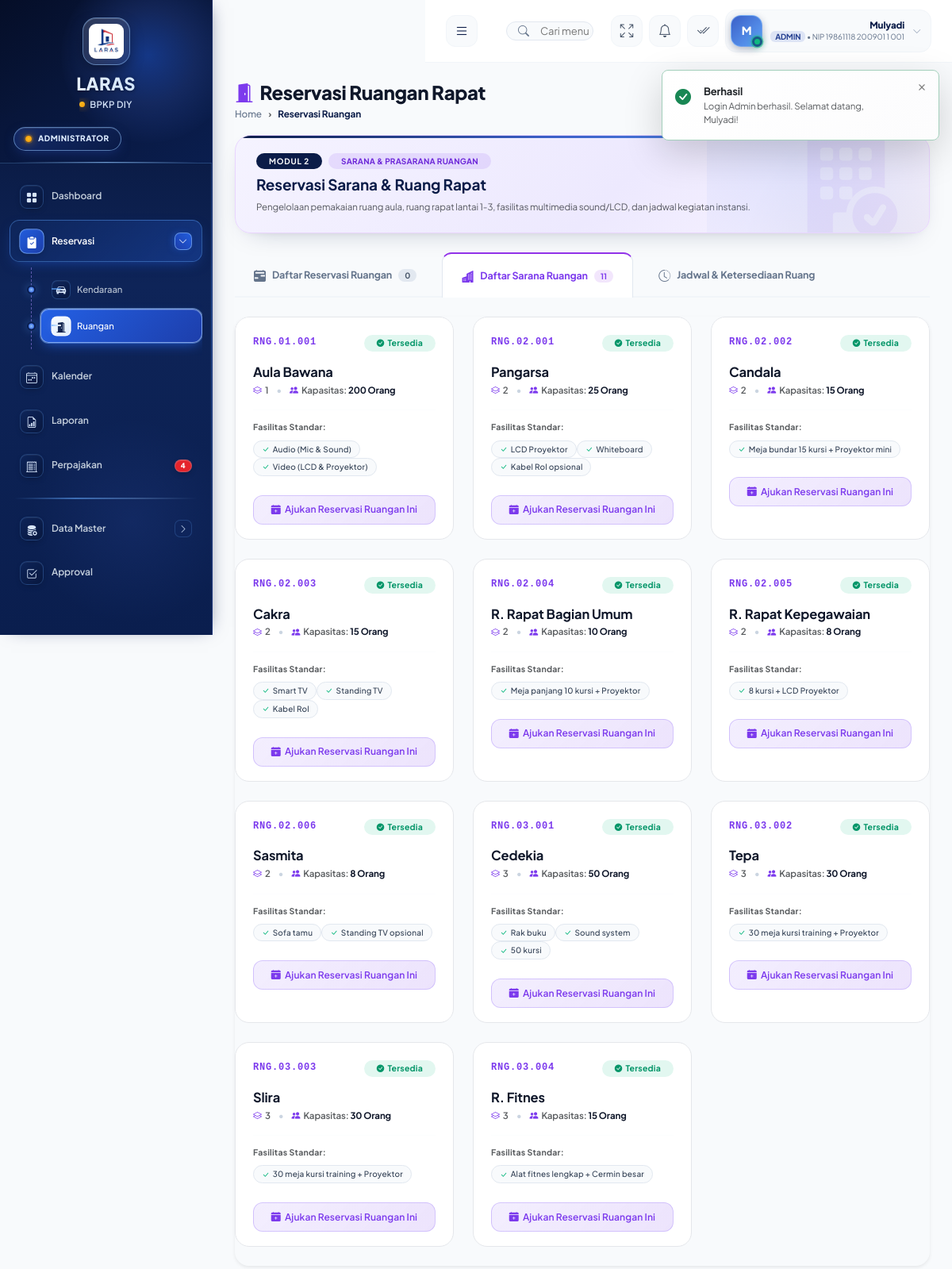
Screenshot of /ruangan/index.php (signed in) with the database file from the repository.
### tables this page shows
CREATE TABLE `ruangan` (
  `id` int NOT NULL,
  `kode_ruangan` varchar(20) NOT NULL,
  `nama_ruangan` varchar(100) NOT NULL,
  `lantai` varchar(20) DEFAULT NULL,
  `kapasitas` int NOT NULL DEFAULT '10',
  `fasilitas` text,
  `status` enum('tersedia','tidak_tersedia','perawatan') NOT NULL DEFAULT 'tersedia',
  `foto` varchar(255) DEFAULT NULL,
  `created_at` timestamp NULL DEFAULT CURRENT_TIMESTAMP
);

### config.php (called while the page is built, shortened)
<?php
function base_url($path = '') {
    $b = rtrim(BASE_URL, '/') . '/';
    $p = ltrim((string)$path, '/');
    $full = $b . $p;
    $full = preg_replace('#(?<!:)(/)/+#', '$1', $full);
    $full = preg_replace('#(/[^/]+/)\1+#', '$1', $full);
    return $full;
}
function is_admin() {
    return isset($_SESSION['user_role']) && $_SESSION['user_role'] === 'admin';
}
function sanitize($data) {
    return htmlspecialchars(trim((string)$data), ENT_QUOTES, 'UTF-8');
}

### db.php (called while the page is built, shortened)
<?php
require_once __DIR__ . '/config.php';
class Database {
    private $host = DB_HOST;
    private $user = DB_USER;
    private $pass = DB_PASS;
    private $name = DB_NAME;
    private $conn;
    private static $instance = null;
    public function __construct() {
        try {
            $dsn = "mysql:host={$this->host};dbname={$this->name};charset=utf8mb4";
            $this->conn = new PDO($dsn, $this->user, $this->pass, [
                PDO::ATTR_ERRMODE => PDO::ERRMODE_EXCEPTION,
                PDO::ATTR_DEFAULT_FETCH_MODE => PDO::FETCH_ASSOC,
                PDO::ATTR_EMULATE_PREPARES => false
            ]);
        } catch (PDOException $e) {
            die('Koneksi database gagal: ' . $e->getMessage());
        }
    }
    public static function getInstance() {
        if (self::$instance === null) {
            self::$instance = new self();
        }
        return self::$instance;
    }
    public function query($sql, $params = []) {
        $stmt = $this->conn->prepare($sql);
        $stmt->execute($params);
        return $stmt;
    }
    public function fetchAll($sql, $params = []) {
        return $this->query($sql, $params)->fetchAll();
    }
    public function fetchOne($sql, $params = []) {
        $result = $this->fetchAll($sql, $params);
        return $result ? $result[0] : null;
    }
    public function count($table, $where = '1=1', $params = []) {
        $sql = "SELECT COUNT(*) as total FROM {$table} WHERE {$where}";
        $result = $this->fetchOne($sql, $params);
        return (int) ($result['total'] ?? 0);
    }
}
function db() {
    return Database::getInstance();
}

### ruangan/index.php (the view, shortened to what this page needs)
<?php
require_once __DIR__ . '/../partials/header.php';
$user = current_user();
$isAdmin = is_admin();
$active_tab = sanitize($_GET['tab'] ?? 'sarana');
$where = '1=1';
$params = [];
$sql = "SELECT rr.*, r.nama_ruangan, r.lantai, r.kapasitas, r.fasilitas as fasilitas_ruangan,
        u.nama_lengkap as pemohon, u.nip, u.unit_kerja as unit_pemohon
        FROM reservasi_ruangan rr
        LEFT JOIN ruangan r ON rr.ruangan_id = r.id
        LEFT JOIN users u ON rr.user_id = u.id
        WHERE {$where}
        ORDER BY rr.created_at DESC";
$reservasi = db()->fetchAll($sql, $params);
$jml = [
    'all' => count($reservasi),
    'pending' => db()->count('reservasi_ruangan', ($isAdmin ? '1=1' : 'user_id = ' . (int)$user['id']) . " AND status = 'pending'"),
    'disetujui' => db()->count('reservasi_ruangan', ($isAdmin ? '1=1' : 'user_id = ' . (int)$user['id']) . " AND status = 'disetujui'"),
    'selesai' => db()->count('reservasi_ruangan', ($isAdmin ? '1=1' : 'user_id = ' . (int)$user['id']) . " AND status = 'selesai'"),
    'ditolak' => db()->count('reservasi_ruangan', ($isAdmin ? '1=1' : 'user_id = ' . (int)$user['id']) . " AND status = 'ditolak'")
];
$count_ruangan_tersedia = db()->count('ruangan', "status = 'tersedia'");
$all_ruangan = db()->fetchAll("SELECT * FROM ruangan ORDER BY FIELD(lantai,'Lantai 1','Lantai 2','Lantai 3'), id ASC");
$rng_counters = [];
$ruangan_grid = [];
foreach ($all_ruangan as $rr) {
    $lantai_key = preg_replace('/[^0-9]/', '', $rr['lantai']) ?: '0';
    $lantai_2d = str_pad($lantai_key, 2, '0', STR_PAD_LEFT);
    if (!isset($rng_counters[$lantai_key])) $rng_counters[$lantai_key] = 0;
    $rng_counters[$lantai_key]++;
    $urut_3d = str_pad($rng_counters[$lantai_key], 3, '0', STR_PAD_LEFT);
    $rr['rng'] = "RNG.{$lantai_2d}.{$urut_3d}";
    $ruangan_grid[] = $rr;
}
?>
<div class="page-header d-flex flex-wrap align-items-center justify-content-between mb-3" style="gap:14px">
    <div>
        <h4><i class="bi bi-door-open-fill me-2" style="color:#7c3aed"></i>Reservasi Ruangan Rapat</h4>
        <nav class="breadcrumb mb-0">
            <a class="breadcrumb-item" href="<?= base_url('dashboard.php') ?>">Home</a>
            <span class="breadcrumb-item active">Reservasi Ruangan</span>
        </nav>
    </div>
    <a href="<?= base_url('ruangan/form.php') ?>" class="btn fw-semibold shadow-sm" style="border-radius:12px;padding:9px 20px;font-size:12px;background:linear-gradient(135deg,#7c3aed,#6d28d9);color:#fff;border:none">
        <i class="bi bi-plus-circle-dotted me-1.5"></i> Reservasi Ruangan Baru
    </a>
</div>
<div class="hero-card-modern mb-4" style="background:linear-gradient(135deg,#f5f3ff 0%,#ede9fe 55%,#faf5ff 100%);border:1px solid #e9d5ff;border-radius:20px;padding:22px 26px;position:relative;overflow:hidden">
    <i class="bi bi-building-fill-check" style="position:absolute;right:40px;top:50%;transform:translateY(-50%);font-size:130px;opacity:0.07;color:#7c3aed"></i>
    <div class="d-flex flex-wrap align-items-start justify-content-between gap-4">
        <div style="max-width:680px">
            <div class="d-flex align-items-center gap-2 mb-2">
                <span class="badge rounded-pill px-3 py-1.5 text-uppercase fw-bold" style="font-size:10px;background:#0B1C48;color:#fff;letter-spacing:0.8px">MODUL 2</span>
                <span class="badge rounded-pill px-3 py-1.5" style="font-size:10px;background:rgba(124,58,237,0.12);color:#6d28d9">SARANA &amp; PRASARANA RUANGAN</span>
            </div>
            <h3 class="fw-bold mb-1.5" style="font-size:19px;color:#0B1C48;margin-top:4px">Reservasi Sarana &amp; Ruang Rapat</h3>
            <p class="mb-0 text-muted" style="font-size:11.5px;line-height:1.7">
                Pengelolaan pemakaian ruang aula, ruang rapat lantai 1-3, fasilitas multimedia sound/LCD, dan jadwal kegiatan instansi.
            </p>
        </div>
    </div>
</div>
<div class="mb-4" style="border-bottom:2px solid #f1f5f9">
    <div class="d-flex gap-2 flex-wrap align-items-stretch" role="tablist">
        <a href="?<?= http_build_query(array_merge($_GET,['tab'=>'reservasi'])) ?>" id="tab-reservasi" role="tab" class="tab-btn px-4 py-3 d-flex align-items-center gap-2 text-decoration-none cursor-pointer" style="border-radius:12px 12px 0 0;font-size:12.5px;font-weight:700;margin-bottom:-2px;<?= $active_tab==='reservasi' ? 'border-top:2.5px solid #2563eb;border-left:1.5px solid #e2e8f0;border-right:1.5px solid #e2e8f0;background:#fff;color:#1F3A8B' : 'color:#64748b' ?>">
            <i class="bi bi-calendar2-range-fill" style="font-size:15px"></i>
            <span>Daftar Reservasi Ruangan</span>
            <span class="badge rounded-pill" style="font-size:10px;padding:3px 8px;<?= $active_tab==='reservasi' ? 'background:rgba(37,99,235,0.12);color:#2563eb' : 'background:#e2e8f0;color:#475569' ?>"><?= $jml['all'] ?></span>
        </a>
        <a href="?<?= http_build_query(array_merge($_GET,['tab'=>'sarana'])) ?>" id="tab-sarana" role="tab" class="tab-btn px-4 py-3 d-flex align-items-center gap-2 text-decoration-none cursor-pointer" style="border-radius:12px 12px 0 0;font-size:12.5px;font-weight:700;margin-bottom:-2px;<?= $active_tab==='sarana' ? 'border-top:2.5px solid #9333ea;border-left:1.5px solid #e2e8f0;border-right:1.5px solid #e2e8f0;background:#fff;color:#7c3aed' : 'color:#64748b' ?>">
            <i class="bi bi-buildings-fill" style="font-size:15px"></i>
            <span>Daftar Sarana Ruangan</span>
            <span class="badge rounded-pill" style="font-size:10px;padding:3px 8px;<?= $active_tab==='sarana' ? 'background:rgba(147,51,234,0.12);color:#7c3aed' : 'background:#e2e8f0;color:#475569' ?>"><?= $count_ruangan_tersedia ?></span>
        </a>
        <a href="?<?= http_build_query(array_merge($_GET,['tab'=>'jadwal'])) ?>" id="tab-jadwal" role="tab" class="tab-btn px-4 py-3 d-flex align-items-center gap-2 text-decoration-none cursor-pointer" style="border-radius:12px 12px 0 0;font-size:12.5px;font-weight:700;margin-bottom:-2px;<?= $active_tab==='jadwal' ? 'border-top:2.5px solid #f59e0b;border-left:1.5px solid #e2e8f0;border-right:1.5px solid #e2e8f0;background:#fff;color:#b45309' : 'color:#64748b' ?>">
            <i class="bi bi-clock-history" style="font-size:15px"></i>
            <span>Jadwal &amp; Ketersediaan Ruang</span>
        </a>
    </div>
</div>
<?php if ($active_tab === 'sarana'): ?>
<div class="card border-0 shadow-sm mb-4" style="border-radius:18px;overflow:hidden;border:1.5px solid #e2e8f0;border-top:none;background:transparent;box-shadow:none">
    <div class="card-body" style="background:transparent;padding:0">
        <?php if (empty($ruangan_grid)): ?>
            <div class="text-center py-5 bg-white rounded-4">
                <i class="bi bi-buildings display-5 d-block mb-3 opacity-25 text-muted"></i>
                <div class="fw-bold" style="font-size:13.5px;color:#0B1C48">Data ruangan belum tersedia</div>
            </div>
        <?php else: ?>
        <div class="row g-4 mb-4">
            <?php foreach ($ruangan_grid as $rg):
                $fasil = $rg['fasilitas'];
                $fasil_arr = array_filter(array_map('trim', explode(',', $fasil)));
                $status_txt = $rg['status'] === 'tersedia' ? 'Tersedia' : ucfirst($rg['status']);
                $status_class = $rg['status'] === 'tersedia' ? 'background:rgba(16,185,129,0.12);color:#059669' : 'background:rgba(251,191,36,0.15);color:#b45309';
            ?>
            <div class="col-xl-4 col-lg-6 col-md-6 col-sm-12">
                <div class="ruangan-card" style="background:#fff;border:1.5px solid #e5e7eb;border-radius:18px;padding:22px 22px 18px;position:relative;transition:all 0.2s cubic-bezier(0.4,0,0.2,1);height:100%"
                     onmouseover="this.style.transform='translateY(-3px)';this.style.borderColor='#c4b5fd';this.style.boxShadow='0 10px 28px -10px rgba(124,58,237,0.28)'"
                     onmouseout="this.style.transform='translateY(0)';this.style.borderColor='#e5e7eb';this.style.boxShadow='none'">
                    <div class="d-flex align-items-start justify-content-between gap-3 mb-3">
                        <div class="fw-bold" style="font-size:12px;color:#7c3aed;letter-spacing:0.8px;font-family:'Courier New',monospace"><?= $rg['rng'] ?></div>
                        <span class="badge rounded-pill px-3 py-1.5 fw-bold" style="font-size:10.5px;<?= $status_class ?>">
                            <i class="bi bi-check-circle-fill me-1" style="font-size:9.5px"></i><?= $status_txt ?>
                        </span>
                    </div>
                    <div class="mb-2.5">
                        <h5 class="fw-bold mb-1" style="font-size:16.5px;color:#0f172a;margin:0"><?= $rg['nama_ruangan'] ?></h5>
                        <div class="text-muted" style="font-size:11.5px;color:#475569;line-height:1.5;font-weight:600;margin-top:4px">
                            <i class="bi bi-layers me-1" style="color:#7c3aed;font-size:11px"></i><?= $rg['lantai'] ?>
                            <span class="mx-2 text-slate-300" style="color:#cbd5e1">•</span>
                            <i class="bi bi-people-fill me-1" style="color:#7c3aed;font-size:11px"></i>Kapasitas: <span style="font-weight:700;color:#0f172a"><?= $rg['kapasitas'] ?> Orang</span>
                        </div>
                    </div>
                    <hr style="border-color:#f1f5f9;margin:16px 0 13px">
                    <div class="mb-4">
                        <div class="text-muted fw-bold mb-2" style="font-size:10.5px;color:#475569;letter-spacing:0.25px">Fasilitas Standar:</div>
                        <div class="d-flex flex-wrap gap-1.5">
                            <?php if (empty($fasil_arr)): ?>
                                <span class="text-muted small" style="font-size:10.5px">Tidak ada data fasilitas.</span>
                            <?php else: ?>
                                <?php foreach ($fasil_arr as $f): ?>
                                <span class="badge rounded-pill fw-medium" style="font-size:10px;padding:5px 10px;background:#f8fafc;border:1px solid #e2e8f0;color:#334155">
                                    <i class="bi bi-check-lg me-1" style="color:#10b981;font-size:9.5px"></i><?= trim($f) ?>
                                </span>
                                <?php endforeach; ?>
                            <?php endif; ?>
                        </div>
                    </div>
                    <a href="<?= base_url('ruangan/form.php?ruangan_id=' . $rg['id']) ?>" class="btn w-100 fw-semibold py-2.5" style="border-radius:12px;font-size:12px;background:linear-gradient(135deg,rgba(139,92,246,0.1),rgba(124,58,237,0.14));color:#7c3aed;border:1.5px solid rgba(167,139,250,0.4);transition:all 0.18s"
                       onmouseover="this.style.background='linear-gradient(135deg,#8b5cf6,#6d28d9)';this.style.color='#fff';this.style.borderColor='#7c3aed'"
                       onmouseout="this.style.background='linear-gradient(135deg,rgba(139,92,246,0.1),rgba(124,58,237,0.14))';this.style.color='#7c3aed';this.style.borderColor='rgba(167,139,250,0.4)'">
                        <i class="bi bi-calendar-plus-fill me-1.5"></i>Ajukan Reservasi Ruangan Ini
                    </a>
                </div>
            </div>
            <?php endforeach; ?>
        </div>
        <?php endif; ?>
    </div>
</div>
<?php endif; ?>
<?php require_once __DIR__ . '/../partials/footer.php' ?>

### rows the page displays
ruangan: rng "RNG.01.001", status "Tersedia", nama_ruangan "Aula Bawana", lantai "1", kapasitas "200", fasilitas "Audio (Mic & Sound)", fasilitas "Video (LCD & Proyektor)"
ruangan: rng "RNG.02.001", status "Tersedia", nama_ruangan "Pangarsa", lantai "2", kapasitas "25", fasilitas "LCD Proyektor", fasilitas "Whiteboard", fasilitas "Kabel Rol opsional"
ruangan: rng "RNG.02.002", status "Tersedia", nama_ruangan "Candala", lantai "2", kapasitas "15", fasilitas "Meja bundar 15 kursi + Proyektor mini"
ruangan: rng "RNG.02.003", status "Tersedia", nama_ruangan "Cakra", lantai "2", kapasitas "15", fasilitas "Smart TV", fasilitas "Standing TV", fasilitas "Kabel Rol"
ruangan: rng "RNG.02.004", status "Tersedia", nama_ruangan "R. Rapat Bagian Umum", lantai "2", kapasitas "10", fasilitas "Meja panjang 10 kursi + Proyektor"
ruangan: rng "RNG.02.005", status "Tersedia", nama_ruangan "R. Rapat Kepegawaian", lantai "2", kapasitas "8", fasilitas "8 kursi + LCD Proyektor"
ruangan: rng "RNG.02.006", status "Tersedia", nama_ruangan "Sasmita", lantai "2", kapasitas "8", fasilitas "Sofa tamu", fasilitas "Standing TV opsional"
ruangan: rng "RNG.03.001", status "Tersedia", nama_ruangan "Cedekia", lantai "3", kapasitas "50", fasilitas "Rak buku", fasilitas "Sound system", fasilitas "50 kursi"
ruangan: rng "RNG.03.002", status "Tersedia", nama_ruangan "Tepa", lantai "3", kapasitas "30", fasilitas "30 meja kursi training + Proyektor"
ruangan: rng "RNG.03.003", status "Tersedia", nama_ruangan "Slira", lantai "3", kapasitas "30", fasilitas "30 meja kursi training + Proyektor"
ruangan: rng "RNG.03.004", status "Tersedia", nama_ruangan "R. Fitnes", lantai "3", kapasitas "15", fasilitas "Alat fitnes lengkap + Cermin besar"

### other values shown
APP_NAME "LARAS"
APP_INSTANSI_SHORT "BPKP DIY"
$c[2] "Kendaraan"
$c[2] "Ruangan"
$count_pajak_alert "4"
substr($user['nama'] ?? 'U', 0, 1) "M"
$user['nama'] "Mulyadi"
$user['role'] "ADMIN"
$user['nip'] "19861118 200901 1 001"
$jml['all'] "0"
$count_ruangan_tersedia "11"
